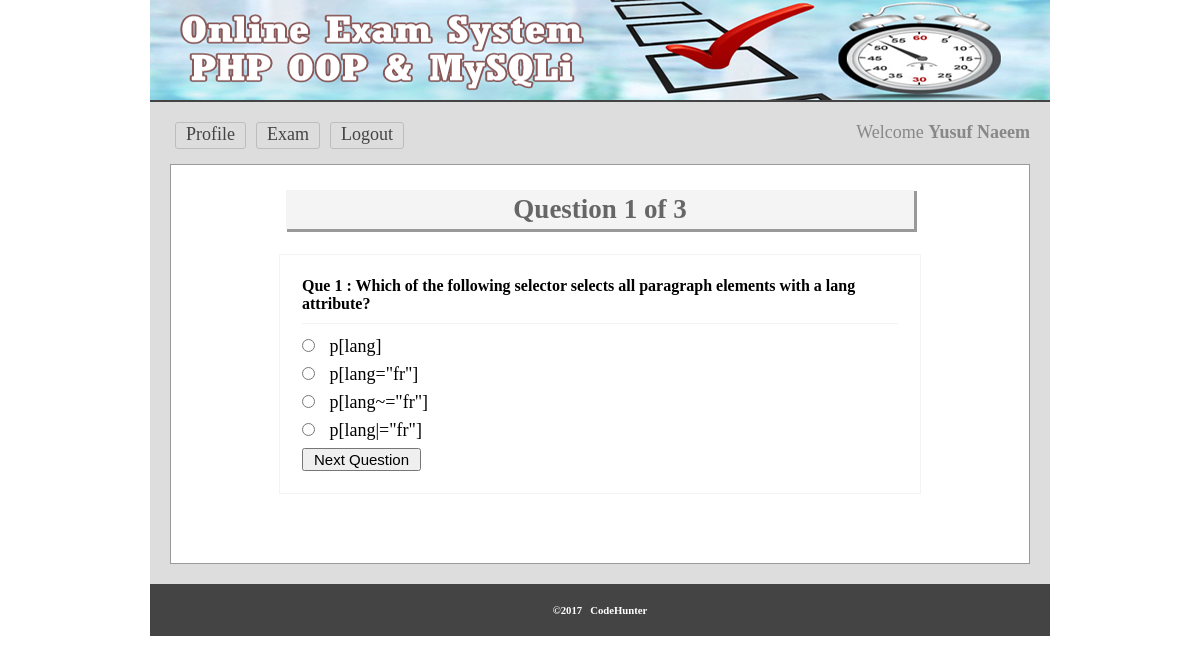
The page /exam/test.php?q=1 (signed in) on the database its author committed.
### tables this page shows
CREATE TABLE `tbl_ques` (
  `id` int(11) NOT NULL,
  `quesNo` int(11) NOT NULL,
  `ques` text NOT NULL
);

CREATE TABLE `tbl_ans` (
  `id` int(11) NOT NULL,
  `quesNo` int(11) NOT NULL,
  `rightAns` int(11) NOT NULL DEFAULT '0',
  `ans` text NOT NULL
);

### exam/classes/Exam.php (called while the page is built, shortened)
<?php
$filepath = realpath(dirname(__FILE__));
include_once ($filepath.'/../lib/Database.php');
class Exam{
    private $db;
    public function __construct()
    {
        $this->db =  new Database();
    }
    public function getTotalQuestionRows(){
        $query = "SELECT * FROM tbl_ques";
        $getResult = $this->db->select($query);
        $total = $getResult->num_rows;
        return $total;
    }
    public function getQuestionByNumber($number){
        $query = "SELECT * FROM tbl_ques WHERE quesNo = '$number'";
        $getdata = $this->db->select($query);
        $result = $getdata->fetch_assoc();
        return $result;
    }
    public function getAnswer($number){
        $query = "SELECT * FROM tbl_ans WHERE quesNo = '$number'";
        $getdata = $this->db->select($query);
        return $getdata;
    }
}
?>

### exam/lib/Database.php (called while the page is built, shortened)
<?php
Class Database{
	public $host   = DB_HOST;
	public $user   = DB_USER;
	public $pass   = DB_PASS;
	public $dbname = DB_NAME;
	public $link;
	private function connectDB(){
	$this->link = new mysqli($this->host, $this->user, $this->pass, $this->dbname);
 }
	public function select($query){
		$result = $this->link->query($query) or die($this->link->error.__LINE__);
		if($result->num_rows > 0){
			return $result;
		} else {
			return false;
		}
	}
}

### exam/test.php (the view, shortened to what this page needs)
<?php include 'inc/header.php'; ?>
<?php
    if (isset($_GET['q'])){
        $number = (int) $_GET['q'];
    }else{
        header("Location:exam.php");
    }
    $total      = $exm->getTotalQuestionRows();
    $question   = $exm->getQuestionByNumber($number);
?>
<div class="main">
<h1>Question <?php echo $question['quesNo']." of ".$total; ?></h1>
	<div class="test">
		<form method="post" action="">
		<table>
			<tr>
				<td colspan="2">
				 <h3>Que <?php echo $question['quesNo']." : ".$question['ques']; ?></h3>
				</td>
			</tr>
            <?php
                $answer = $exm->getAnswer($number);
                if ($answer){
                    while ($result = $answer->fetch_assoc()){
            ?>
			<tr>
				<td>
				 <input type="radio" name="ans" value="<?php echo $result['id']; ?>"/>
                    <?php echo $result['ans']; ?>
				</td>
			</tr>
			<?php } } ?>
			<tr>
			  <td>
				<input type="submit" name="submit" value="Next Question"/>
			</td>
			</tr>
		</table>
        </form>
</div>
 </div>
<?php include 'inc/footer.php'; ?>

### exam/css/main.css (style rules this page uses)
* { margin:0;padding:0;outline:none }
body { font-family:verdana }
input[type="submit"] { cursor: pointer; font-size: 15px; padding: 1px 10px; }
.main { background: #fff none repeat scroll 0 0; border: 1px solid #999; margin-top: 10px; min-height: 368px; padding: 15px; width: 828px; }
.main h1 { background: #f4f4f4 none repeat scroll 0 0; box-shadow: 2px 2px 0 1px #999; color: #666; margin: 10px auto 25px; padding: 4px; text-align: center; width: 620px; }
.test { border: 1px solid #f3f3f3; margin: 0 auto; max-width: 600px; padding: 20px; }
.test input[type="radio"] { margin-bottom: 10px; margin-right: 10px; cursor:pointer; }
.test h3 { border-bottom: 1px solid #f3f3f3; font-size: 16px; margin-bottom: 10px; padding-bottom: 10px; }

### rows shown on the page
tbl_ques: quesNo "1", ques "Which of the following selector selects all paragraph elements with a lang attribute?"
tbl_ans: ans "p[lang]"
tbl_ans: ans "p[lang=\"fr\"]"
tbl_ans: ans "p[lang~=\"fr\"]"
tbl_ans: ans "p[lang|=\"fr\"]"

### other values the page prints
Session::get("name") "Yusuf Naeem"
$total "3"
